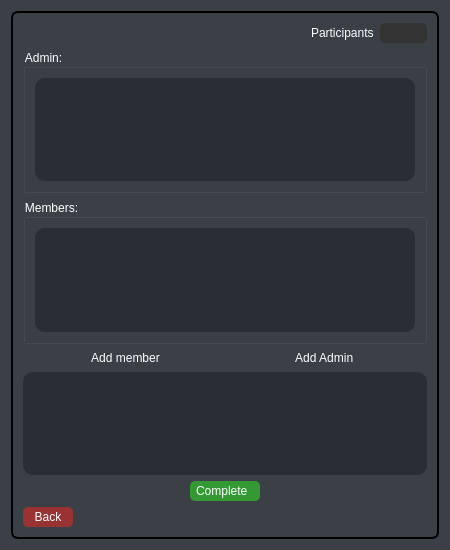
<?xml version="1.0" encoding="UTF-8"?>
<ui version="4.0">
 <class>channelInfo</class>
 <widget class="QDialog" name="channelInfo">
  <property name="geometry">
   <rect>
    <x>0</x>
    <y>0</y>
    <width>450</width>
    <height>550</height>
   </rect>
  </property>
  <property name="minimumSize">
   <size>
    <width>450</width>
    <height>550</height>
   </size>
  </property>
  <property name="maximumSize">
   <size>
    <width>450</width>
    <height>550</height>
   </size>
  </property>
  <property name="windowTitle">
   <string>Dialog</string>
  </property>
  <property name="styleSheet">
   <string notr="true">background-color: rgb(59, 63, 70);</string>
  </property>
  <layout class="QGridLayout" name="gridLayout_2">
   <item row="0" column="0">
    <widget class="QStackedWidget" name="winstack">
     <property name="styleSheet">
      <string notr="true">QStackedWidget#winstack {
Padding: 1px;
Border-radius: 7px;
Color: #fefefe;
background-color: rgb(59, 63, 70);
border-style: solid;
 border-width: 2px;
}

QStackedWidget#winstack:hover {
background-color: rgb(42, 46, 52);
border-style: solid;
 border-width: 2px;
color: rgb(241, 182, 88);
	border-color: rgb(45, 135, 135);
}</string>
     </property>
     <widget class="QWidget" name="page">
      <layout class="QGridLayout" name="gridLayout">
       <item row="0" column="0">
        <layout class="QVBoxLayout" name="verticalLayout_3">
         <item>
          <layout class="QHBoxLayout" name="horizontalLayout_3">
           <item>
            <spacer name="horizontalSpacer_3">
             <property name="orientation">
              <enum>Qt::Horizontal</enum>
             </property>
             <property name="sizeHint" stdset="0">
              <size>
               <width>40</width>
               <height>20</height>
              </size>
             </property>
            </spacer>
           </item>
           <item>
            <widget class="QLabel" name="participants">
             <property name="styleSheet">
              <string notr="true">color: #fefefe;</string>
             </property>
             <property name="text">
              <string>Participants</string>
             </property>
            </widget>
           </item>
           <item>
            <widget class="QLabel" name="paticipantscount">
             <property name="styleSheet">
              <string notr="true">QLabel#paticipantscount {
padding-left: 20px;
padding-right: 20px;
border-radius: 5px;
background: #333;
	color: rgb(241, 182, 88);
}

QLabel#paticipantscount:hover {
	background-color: rgb(42, 46, 52);
border-style: solid;
 border-width: 1px;
	border-color: rgb(245, 179, 1);
	color: rgb(241, 182, 88);
}</string>
             </property>
             <property name="text">
              <string/>
             </property>
            </widget>
           </item>
          </layout>
         </item>
         <item>
          <widget class="QGroupBox" name="groupBox">
           <property name="styleSheet">
            <string notr="true">color: #fefefe;</string>
           </property>
           <property name="title">
            <string>Admin:</string>
           </property>
           <layout class="QVBoxLayout" name="verticalLayout">
            <item>
             <widget class="QListWidget" name="adminslistwidget">
              <property name="styleSheet">
               <string notr="true">QListWidget#adminslistwidget {
color: white;
border-radius: 10px;
	background-color: rgb(42, 46, 52);
padding-left: 10px;
}
QListWidget#adminslistwidget:hover {
	background-color: rgb(42, 46, 52);
border-style: solid;
	border-color: rgb(245, 179, 1);
 border-width: 1px;
	color: rgb(25, 69, 105);
}</string>
              </property>
             </widget>
            </item>
           </layout>
          </widget>
         </item>
         <item>
          <widget class="QGroupBox" name="groupBox_2">
           <property name="styleSheet">
            <string notr="true">color: #fefefe;</string>
           </property>
           <property name="title">
            <string>Members:</string>
           </property>
           <layout class="QVBoxLayout" name="verticalLayout_2">
            <item>
             <widget class="QListWidget" name="memberslistwidget">
              <property name="styleSheet">
               <string notr="true">QListWidget#memberslistwidget {
color: white;
border-radius: 10px;
	background-color: rgb(42, 46, 52);
padding-left: 10px;
}
QListWidget#memberslistwidget:hover {
	background-color: rgb(42, 46, 52);
border-style: solid;
	border-color: rgb(36, 108, 108);
 border-width: 1px;
	color: rgb(25, 69, 105);
}</string>
              </property>
             </widget>
            </item>
           </layout>
          </widget>
         </item>
         <item>
          <layout class="QHBoxLayout" name="horizontalLayout">
           <item>
            <widget class="QPushButton" name="addmemberbtn">
             <property name="styleSheet">
              <string notr="true">QPushButton#addmemberbtn {
Padding: 1px;
Border-radius: 5px;
	background-color: rgb(59, 63, 70);
	font: 700 12pt &quot;Segoe UI&quot;;
Color: #fefefe;
}

QPushButton#addmemberbtn:hover {
	background-color: rgb(42, 46, 52);
border-style: solid;
 border-width: 1px;
	color: rgb(241, 182, 88);
}

QPushButton#addmemberbtn:pressed {
border-style: solid;
border-width: 1px;
	background-color: rgb(25, 69, 105);
	color: rgb(85, 255, 255);
}</string>
             </property>
             <property name="text">
              <string>  Add member</string>
             </property>
             <property name="icon">
              <iconset resource="elements.qrc">
               <normaloff>:/img/img/icons8-add-64.png</normaloff>:/img/img/icons8-add-64.png</iconset>
             </property>
            </widget>
           </item>
           <item>
            <widget class="QPushButton" name="addadminbtn">
             <property name="layoutDirection">
              <enum>Qt::RightToLeft</enum>
             </property>
             <property name="styleSheet">
              <string notr="true">QPushButton#addadminbtn {
Padding: 1px;
Border-radius: 5px;
	background-color: rgb(59, 63, 70);
	font: 700 12pt &quot;Segoe UI&quot;;
Color: #fefefe;
}

QPushButton#addadminbtn:hover {
	background-color: rgb(42, 46, 52);
border-style: solid;
 border-width: 1px;
	color: rgb(241, 182, 88);
}

QPushButton#addadminbtn:pressed {
border-style: solid;
border-width: 1px;
	background-color: rgb(25, 69, 105);
	color: rgb(85, 255, 255);
}</string>
             </property>
             <property name="text">
              <string>Add Admin  </string>
             </property>
             <property name="icon">
              <iconset resource="elements.qrc">
               <normaloff>:/img/img/icons8-add-64.png</normaloff>:/img/img/icons8-add-64.png</iconset>
             </property>
            </widget>
           </item>
          </layout>
         </item>
         <item>
          <widget class="QListWidget" name="userslistwidget">
           <property name="styleSheet">
            <string notr="true">QListWidget#userslistwidget {
color: white;
border-radius: 10px;
	background-color: rgb(42, 46, 52);
padding-left: 10px;
}
QListWidget#userslistwidget:hover {
	border-color: rgb(25, 69, 105);
border-style: solid;
	background-color: rgb(42, 46, 52);
 border-width: 2px;
	color: rgb(25, 69, 105);
}</string>
           </property>
          </widget>
         </item>
         <item>
          <layout class="QHBoxLayout" name="horizontalLayout_2">
           <item>
            <spacer name="horizontalSpacer_2">
             <property name="orientation">
              <enum>Qt::Horizontal</enum>
             </property>
             <property name="sizeHint" stdset="0">
              <size>
               <width>40</width>
               <height>20</height>
              </size>
             </property>
            </spacer>
           </item>
           <item>
            <widget class="QPushButton" name="completebtn">
             <property name="minimumSize">
              <size>
               <width>70</width>
               <height>15</height>
              </size>
             </property>
             <property name="maximumSize">
              <size>
               <width>90</width>
               <height>20</height>
              </size>
             </property>
             <property name="layoutDirection">
              <enum>Qt::RightToLeft</enum>
             </property>
             <property name="styleSheet">
              <string notr="true">
QPushButton#completebtn{
color: white;
border-radius: 5px;
Background: #393;
color: #fefefe;
}

QPushButton#completebtn:hover {
	background-color: rgb(42, 46, 52);
border-style: solid;
 border-width: 1px;
	color: rgb(241, 182, 88);
}

QPushButton#completebtn:pressed {
border-style: solid;
border-width: 1px;
	background-color: rgb(25, 69, 105);
	color: rgb(85, 255, 255);
}</string>
             </property>
             <property name="text">
              <string>Complete  </string>
             </property>
             <property name="icon">
              <iconset resource="elements.qrc">
               <normaloff>:/img/img/icons8-complete-64.png</normaloff>:/img/img/icons8-complete-64.png</iconset>
             </property>
             <property name="iconSize">
              <size>
               <width>25</width>
               <height>20</height>
              </size>
             </property>
            </widget>
           </item>
           <item>
            <spacer name="horizontalSpacer">
             <property name="orientation">
              <enum>Qt::Horizontal</enum>
             </property>
             <property name="sizeHint" stdset="0">
              <size>
               <width>40</width>
               <height>20</height>
              </size>
             </property>
            </spacer>
           </item>
          </layout>
         </item>
        </layout>
       </item>
       <item row="1" column="0">
        <widget class="QPushButton" name="backtohomepage">
         <property name="minimumSize">
          <size>
           <width>50</width>
           <height>20</height>
          </size>
         </property>
         <property name="maximumSize">
          <size>
           <width>30</width>
           <height>16777215</height>
          </size>
         </property>
         <property name="toolTip">
          <string>&lt;html&gt;&lt;head/&gt;&lt;body&gt;&lt;p&gt;Back to homepage&lt;/p&gt;&lt;/body&gt;&lt;/html&gt;</string>
         </property>
         <property name="styleSheet">
          <string notr="true">QPushButton#backtohomepage {
color: white;
border-radius: 5px;
Background: #933;
color: #fefefe;
}

QPushButton#backtohomepage:hover {
	background-color: rgb(42, 46, 52);
border-style: solid;
 border-width: 1px;
	color: rgb(241, 182, 88);
}

QPushButton#backtohomepage:pressed {
border-style: solid;
border-width: 1px;
	background-color: rgb(25, 69, 105);
	color: rgb(85, 255, 255);
}</string>
         </property>
         <property name="text">
          <string>Back</string>
         </property>
         <property name="icon">
          <iconset resource="elements.qrc">
           <normaloff>:/img/img/icons8-back-48.png</normaloff>:/img/img/icons8-back-48.png</iconset>
         </property>
        </widget>
       </item>
      </layout>
     </widget>
    </widget>
   </item>
  </layout>
 </widget>
 <resources>
  <include location="elements.qrc"/>
 </resources>
 <connections/>
</ui>
